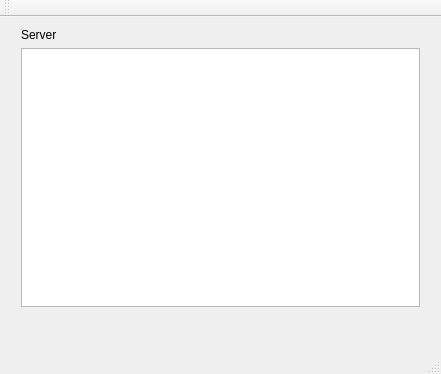
<?xml version="1.0" encoding="UTF-8"?>
<ui version="4.0">
 <class>MailServer</class>
 <widget class="QMainWindow" name="MailServer">
  <property name="geometry">
   <rect>
    <x>0</x>
    <y>0</y>
    <width>441</width>
    <height>374</height>
   </rect>
  </property>
  <property name="windowTitle">
   <string>MailServer</string>
  </property>
  <widget class="QWidget" name="centralWidget">
   <widget class="QWidget" name="verticalLayoutWidget">
    <property name="geometry">
     <rect>
      <x>10</x>
      <y>0</y>
      <width>421</width>
      <height>301</height>
     </rect>
    </property>
    <layout class="QVBoxLayout" name="verticalLayout">
     <item>
      <widget class="QLabel" name="label">
       <property name="text">
        <string>Server</string>
       </property>
      </widget>
     </item>
     <item>
      <widget class="QTextEdit" name="textEdit"/>
     </item>
    </layout>
   </widget>
  </widget>
  <widget class="QMenuBar" name="menuBar">
   <property name="geometry">
    <rect>
     <x>0</x>
     <y>0</y>
     <width>441</width>
     <height>27</height>
    </rect>
   </property>
  </widget>
  <widget class="QToolBar" name="mainToolBar">
   <attribute name="toolBarArea">
    <enum>TopToolBarArea</enum>
   </attribute>
   <attribute name="toolBarBreak">
    <bool>false</bool>
   </attribute>
  </widget>
  <widget class="QStatusBar" name="statusBar"/>
 </widget>
 <layoutdefault spacing="6" margin="11"/>
 <resources/>
 <connections/>
</ui>
